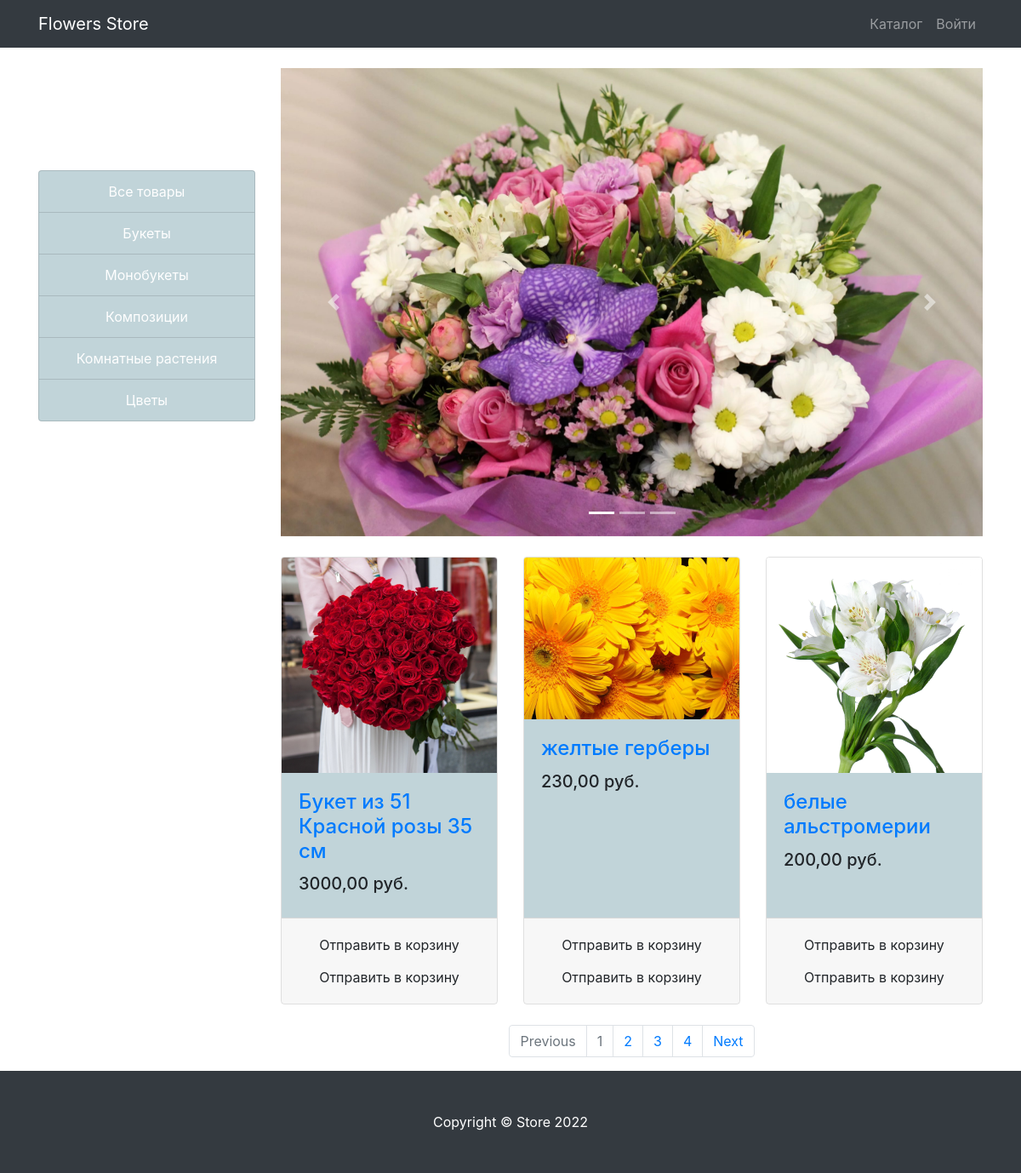
Screenshot of /products/ with the database file from the repository.
### products/models.py (models this page shows, shortened)
class FinishedProductsCategory(models.Model):
    name = models.CharField(max_length=128, unique=True)
    description = models.TextField(null = True, blank= True)
    class Meta:
        verbose_name = 'Вид продукта'
        verbose_name_plural = 'категории конечных продуктов'

class FinishedProducts(models.Model):
    name = models.CharField(max_length = 256)
    category_products = models.ForeignKey(to = FinishedProductsCategory, on_delete = models.PROTECT)
    structure = models.TextField()
    price = models.DecimalField(max_digits = 6, decimal_places = 2)
    quantity = models.PositiveBigIntegerField(default = 0)
    image = models.ImageField(upload_to = 'products_images')
    count = models.IntegerField()
    class Meta:
        verbose_name = 'Конечный продукт'
        verbose_name_plural = 'Конечные продукты'

### products/views.py (the view)
# urls.py: path('', ProductsListView.as_view(), name ='index'),
class ProductsListView(TitleMixin,ListView):
    model = FinishedProducts
    template_name = "products/products.html"
    paginate_by = 3
    title = 'Flowers Store - Каталог'
    def get_queryset(self):
        queryset = super(ProductsListView, self).get_queryset()
        category_id = self.kwargs.get('category_id')
        return queryset.filter(category_products_id=category_id) if category_id else queryset
    def get_context_data(self, *, object_list = None, **kwargs):
        context = super(ProductsListView, self).get_context_data()
        context['categories']= FinishedProductsCategory.objects.all()
        return context

### common/views.py (called while the page is built)
    def get_context_data(self, **kwargs):
        context = super(TitleMixin, self).get_context_data(**kwargs)
        context['title'] = self.title
        return context

### products/context_processors.py (called while the page is built)
def baskets(request):
    user = request.user
    return {'baskets':Basket.objects.filter(user=user) if user.is_authenticated else []}

### products/templates/products/products.html (shortened to what this page needs)
{%extends 'products/base.html' %}
{% load static %}
{% block css %}
<link href="{% static 'vendor/css/index.css'%}" rel="stylesheet">
{% endblock %}
{% block content %}
<div class="container">
    <div class="row">
        <div class="col-lg-3">
            <h1 class="my-4"  style="color: #ffffff;">Flowers Store
            </h1>
            <div class="list-group">
                <a href="{% url 'products:index' %}" class="list-group-item" style="background-color: hsla(194, 25%, 61%, 0.5); color: #ffffff; text-align: center;">Все товары</a>
                {% for category in categories %}
                <a href="{%url 'products:category' category.id %}" class="list-group-item" style="background-color: hsla(194, 25%, 61%, 0.5); color: #ffffff; text-align: center;">{{category.name}}</a>
                {% endfor %}
            </div>
        </div>
        <div class="col-lg-9">
            <div id="carouselExampleIndicators" class="carousel slide my-4" data-ride="carousel">
                <ol class="carousel-indicators">
                    <li data-target="#carouselExampleIndicators" data-slide-to="0" class="active"></li>
                    <li data-target="#carouselExampleIndicators" data-slide-to="1"></li>
                    <li data-target="#carouselExampleIndicators" data-slide-to="2"></li>
                </ol>
                <div class="carousel-inner" role="listbox">
                    <div class="carousel-item active">
                        <img class="d-block img-fluid" src="{% static 'vendor/img/slides/bouquet_flowers1.jpg'%}" width=100% height="100%"
                            alt="First slide">
                    </div>
                </div>
                <a class="carousel-control-prev" href="#carouselExampleIndicators" role="button" data-slide="prev">
                    <span class="carousel-control-prev-icon" aria-hidden="true"></span>
                </a>
                <a class="carousel-control-next" href="#carouselExampleIndicators" role="button" data-slide="next">
                    <span class="carousel-control-next-icon" aria-hidden="true"></span>
                </a>
            </div>
            <div class="row">
                {% for product in object_list %}
                <div class="col-lg-4 col-md-6 mb-4">
                    <div class="card h-100" style="background-color: hsla(194, 25%, 61%, 0.0);">
                        <a href="#">
                            <img class="card-img-top" src="{{ product.image.url }}" alt="">
                        </a>
                        <div class="card-body" style="background-color: hsla(194, 25%, 61%, 0.5);">
                            <h4 class="card-title">
                                <a href="#">{{ product.name }}</a>
                            </h4>
                            <h5>{{ product.price }} руб.</h5>
                        </div>
                        <div class="card-footer text-center">
                            <a class="btn" href="{% url 'products:basket_add' product.id %}">
                                Отправить в корзину
                            </a>
                            <form class="btn" action="{% url 'products:basket_add' product.id %}">
                                Отправить в корзину
                                </form>
                        </div>
                    </div>
                </div>
                {% endfor %}
            </div>
            {% if is_paginated %}
            <nav aria-label="Page navigation example" >
                <ul class="pagination justify-content-center" >
                    <li class="page-item {% if not page_obj.has_previous %} disabled {% endif%}">
                        <a class="page-link" href="{% if page_obj.has_previous%} ?page={{ page_obj.previous_page_number }} {% else%} # {%endif%}" tabindex="-1" aria-disabled="true" style="background-color: hsla(194, 25%, 61%, 0)">
                            Previous
                        </a>
                    </li>
                    {% for page in paginator.page_range %}
                        <li class="page-item {% if page_obj.number == page %} disabled {% endif%}">
                            <a class="page-link" href="?page={{ page }}" style="background-color: hsla(194, 25%, 61%, 0)">
                                {{page}}
                            </a>
                        </li>
                    {%endfor%}
                    <li class="page-item {% if not page_obj.has_next %} disabled {% endif%}">
                        <a class="page-link"
                        href="{% if page_obj.has_next%} ?page={{ page_obj.next_page_number }} {% else%} # {%endif%}" style="background-color: hsla(194, 25%, 61%, 0)">
                        Next
                    </a>
                    </li>
                </ul>
            </nav>
            {%endif%}
        </div>
    </div>
</div>
{% endblock %}
{% block footer %}
<footer class="py-5 bg-dark">
    <div class="container">
        <p class="m-0 text-center text-white">Copyright &copy; Store 2022</p>
    </div>
</footer>
{% endblock %}

### rows the page displays
FinishedProductsCategory: name "Букеты"
FinishedProductsCategory: name "Монобукеты"
FinishedProductsCategory: name "Композиции"
FinishedProductsCategory: name "Комнатные растения"
FinishedProductsCategory: name "Цветы"
FinishedProducts: image (picture), name "Букет из 51 Красной розы 35 см", price "3000,00"
FinishedProducts: image (picture), name "желтые герберы", price "230,00"
FinishedProducts: image (picture), name "белые альстромерии", price "200,00"

### other values shown
{{ page }} "1" "2" "3" "4"
